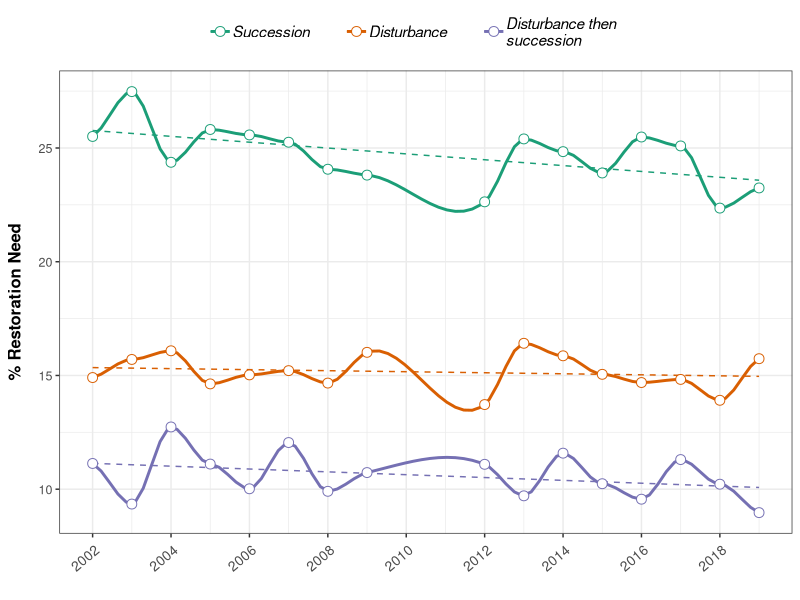
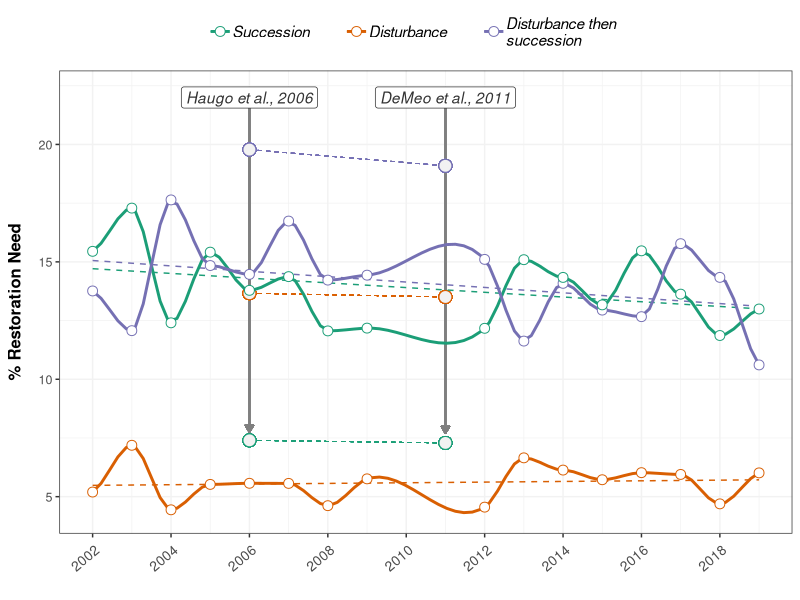
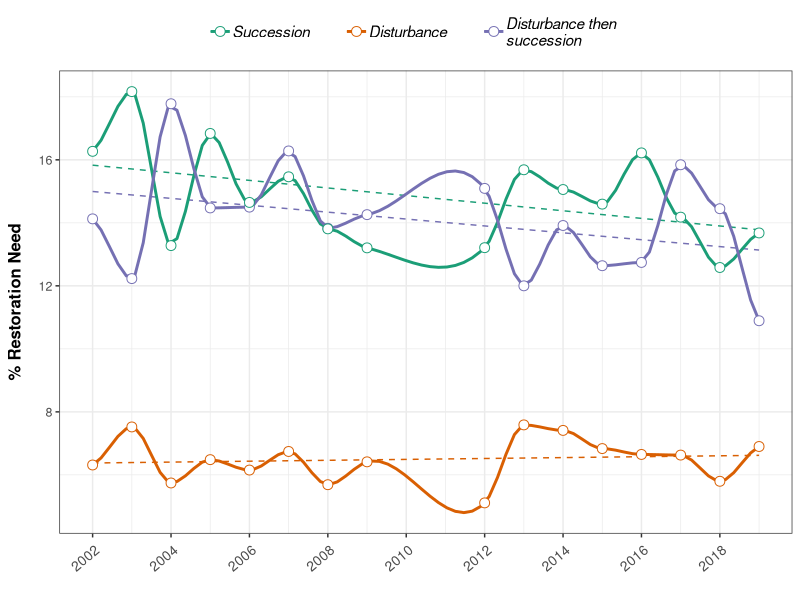
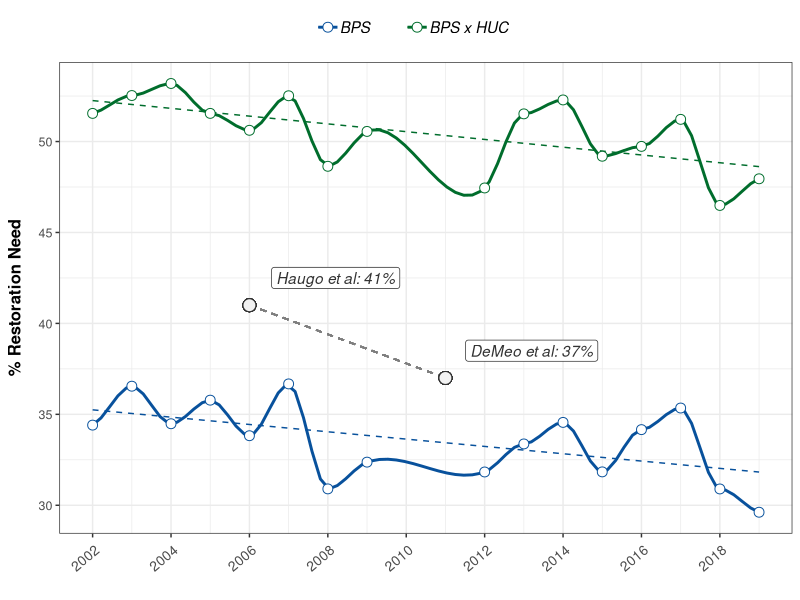
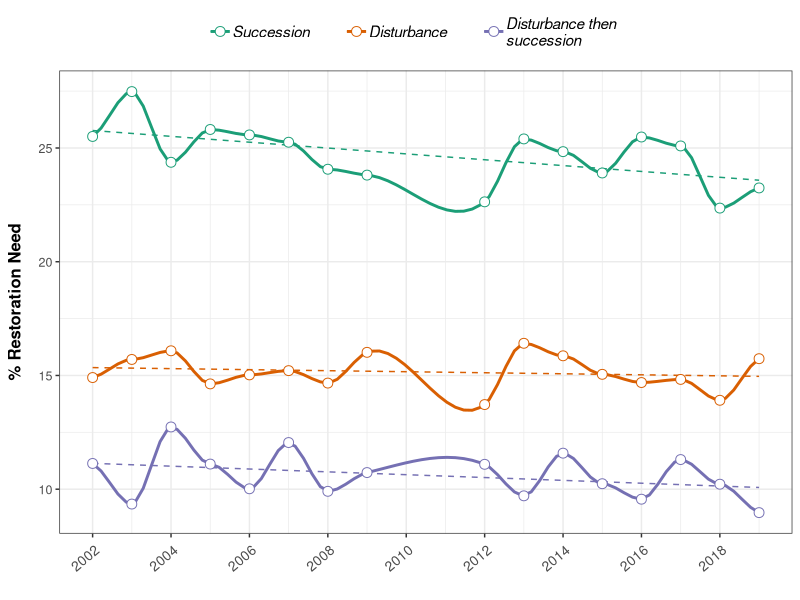
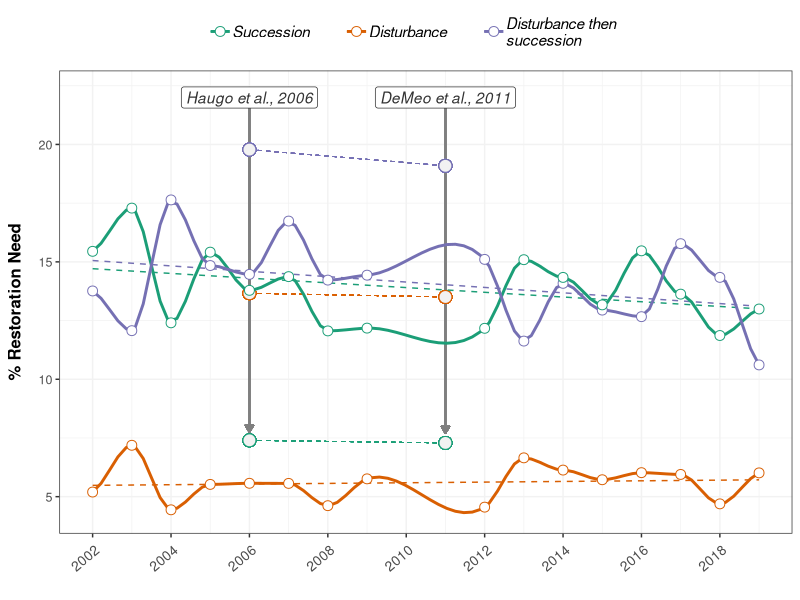
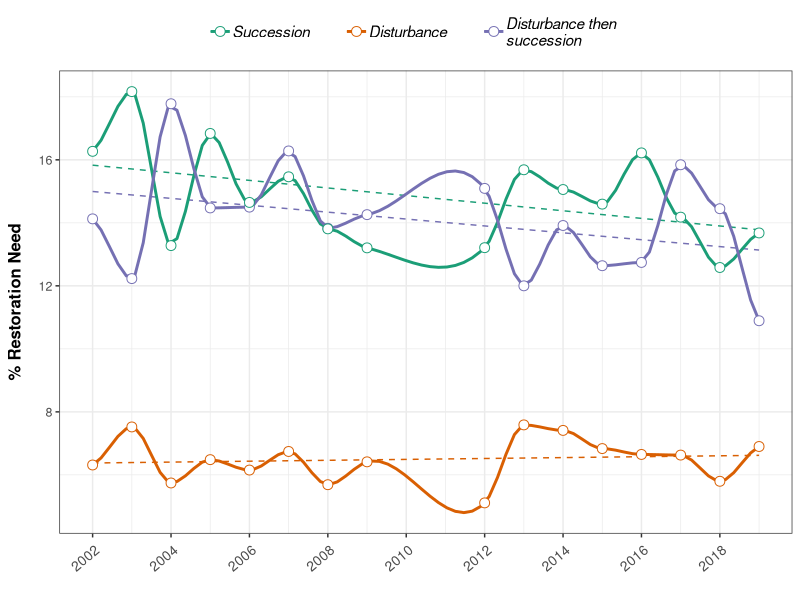
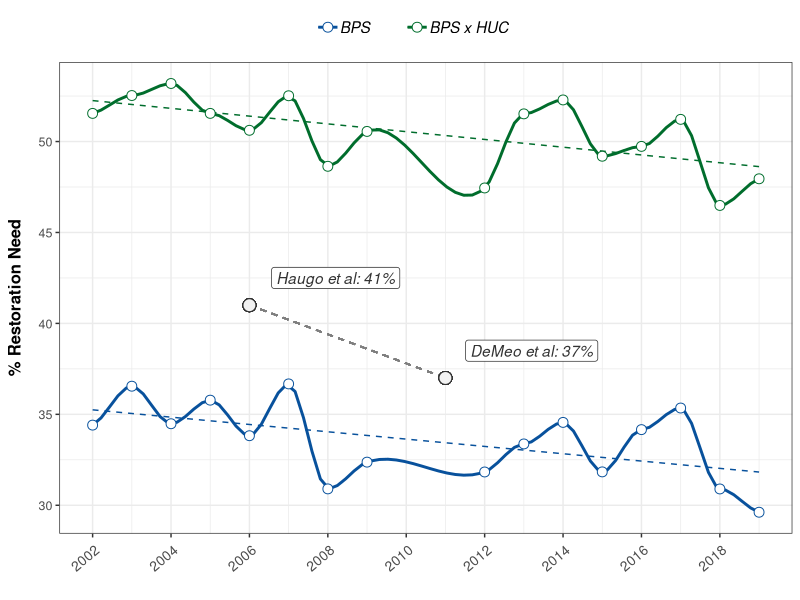

Here is the R script that generated these plots, in order:
library(dplyr)
library(ggplot2)

strat <- read.csv(here::here('results/FIA/restNeed/BPS_LLID_annual_restNeed.csv')) %>%
  group_by(YEAR, type) %>%
  summarize(a = sum(REST_ACRES, na.rm = TRUE),
            pct = a / 31011830.0764203 * 100) %>%
  mutate(scale = 'BPS x HUC') %>%
  filter(!c(YEAR %in% 2010:2011))

bps <- read.csv(here::here('results/FIA/restNeed/BPS_annual_restNeed.csv')) %>%
  group_by(YEAR, type) %>%
  summarize(a = sum(REST_ACRES, na.rm = TRUE),
            pct = a / 31011830.0764203 * 100) %>%
  mutate(scale = 'BPS')%>%
  filter(!c(YEAR %in% 2010:2011))

mz <- read.csv(here::here('results/FIA/restNeed/BPS_MAPZONE_annual_restNeed.csv')) %>%
  group_by(YEAR, type) %>%
  summarize(a = sum(REST_ACRES, na.rm = TRUE),
            pct = a / 31011830.0764203 * 100) %>%
  mutate(scale = 'BPS x Map Zone')%>%
  filter(!c(YEAR %in% 2010:2011))


## Restoration Need by type
stratType <- strat %>%
  mutate(type = case_when(type == 'both' ~ 'Disturbance then\nsuccession',
                          type == 'active' ~ 'Disturbance',
                          type == 'passive' ~ 'Succession')) %>%
  mutate(type = factor(type, levels = rev(c('Disturbance then\nsuccession',
                                            'Disturbance',
                                            'Succession')))) %>%
  ggplot(aes(x = YEAR, y = pct, colour = type)) +
  geom_smooth(method = 'lm', linetype = 'dashed', size = .5, se = FALSE, alpha = .1) +
  geom_smooth(alpha = .15, method = 'loess', span = .2, se = F) +
  geom_point(pch = 21, fill = 'white', size = 3) +
  scale_color_brewer(palette = "Dark2",
                     guide = guide_legend(title = NULL, size = 3)) +
  theme_bw() +
  xlab('') +
  ylab('% Restoration Need') +
  scale_x_continuous(limits = c(2002, 2019), breaks = c(seq(2002, 2018, 2))) +
  theme(axis.text.x = element_text(size = 10, angle = 40, 
                                   hjust = .9, vjust = .8),
        axis.text.y = element_text(size = 9),
        axis.title.y = element_text(size = 12, face = 'bold', margin = margin(0, 10, 0, 0)),
        legend.position = 'top',
        legend.text = element_text(size = 11, face = 'italic',
                                   margin = margin(0, 20, 0, 0)))
stratType
ggsave(stratType, filename = here::here('figs/restNeed_type_strata_annual.png'), height = 7, width = 7)

bpsType <- bps %>%
  mutate(type = case_when(type == 'both' ~ 'Disturbance then\nsuccession',
                          type == 'active' ~ 'Disturbance',
                          type == 'passive' ~ 'Succession')) %>%
  mutate(type = factor(type, levels = rev(c('Disturbance then\nsuccession',
                                            'Disturbance',
                                            'Succession')))) %>%
  ggplot(aes(x = YEAR, y = pct, colour = type)) +
  
  #geom_segment() +
  geom_segment(aes ( x = 2006, xend = 2006, y = 7.75, yend = 22.25), colour = 'grey50',
            arrow = arrow(length=unit(0.20,"cm"), ends="first", type = "closed")) +
  geom_segment(aes ( x = 2011, xend = 2011, y = 7.7, yend = 22.25), colour = 'grey50',
               arrow = arrow(length=unit(0.20,"cm"), ends="first", type = "closed")) +

  annotate('label', x = 2011, y = 22, label = 'DeMeo et al., 2011', fontface = 'italic',
           fill = 'white', colour = 'grey20') +
  annotate('label', x = 2006, y = 22, label = 'Haugo et al., 2006', fontface = 'italic',
           fill = 'white', colour = 'grey20', end = 'arrow') +
  
  geom_segment(aes( x = 2006, xend = 2011, y = 13.665, yend = 13.504), 
               colour = RColorBrewer::brewer.pal(n=3, name = 'Dark2')[2],
               size = .25, linetype = 'dashed') +
  geom_segment(aes( x = 2006, xend = 2011, y = 19.78, yend = 19.09), 
               colour = RColorBrewer::brewer.pal(n=3, name = 'Dark2')[3],
               size = .25, linetype = 'dashed') +
  geom_segment(aes( x = 2006, xend = 2011, y = 7.4, yend = 7.29), 
               colour = RColorBrewer::brewer.pal(n=3, name = 'Dark2')[1],
               size = .25, linetype = 'dashed') +
  
  
  geom_point(aes(x = 2006, y = 13.665), fill = 'grey95',
             shape = 21, size = 4, colour = RColorBrewer::brewer.pal(n=3, name = 'Dark2')[2]) +
  geom_point(aes(x = 2006, y = 19.78), fill = 'grey95',
             shape = 21, size = 4, colour = RColorBrewer::brewer.pal(n=3, name = 'Dark2')[3]) +
  geom_point(aes(x = 2006, y = 7.4), fill = 'grey95',
             shape = 21, size = 4, colour = RColorBrewer::brewer.pal(n=3, name = 'Dark2')[1]) +
  geom_point(aes(x = 2011, y = 13.504),  fill = 'grey95',
             shape = 21, size = 4, colour = RColorBrewer::brewer.pal(n=3, name = 'Dark2')[2]) +
  geom_point(aes(x = 2011, y = 19.09), fill = 'grey95',
             shape = 21, size = 4, colour = RColorBrewer::brewer.pal(n=3, name = 'Dark2')[3]) +
  geom_point(aes(x = 2011, y = 7.29), fill = 'grey95',
             shape = 21, size = 4, colour = RColorBrewer::brewer.pal(n=3, name = 'Dark2')[1]) +
  
  geom_smooth(method = 'lm', linetype = 'dashed', size = .5, se = FALSE, alpha = .1) +
  geom_smooth(alpha = .15, method = 'loess', span = .2, se = F) +
  geom_point(pch = 21, fill = 'white', size = 3) +
  scale_color_brewer(palette = "Dark2",
                     guide = guide_legend(title = NULL, size = 3)) +
  



  theme_bw() +
  xlab('') +
  ylab('% Restoration Need') +
  scale_x_continuous(limits = c(2002, 2019), breaks = c(seq(2002, 2018, 2))) +
  theme(axis.text.x = element_text(size = 10, angle = 40, 
                                   hjust = .9, vjust = .8),
        axis.text.y = element_text(size = 9),
        axis.title.y = element_text(size = 12, face = 'bold', margin = margin(0, 10, 0, 0)),
        legend.position = 'top',
        legend.text = element_text(size = 11, face = 'italic',
                                   margin = margin(0, 20, 0, 0)),
        panel.grid = element_line(colour = 'grey95'))
bpsType
ggsave(bpsType, filename = here::here('figs/restNeed_type_bps_annual.png'), height = 7, width = 7)


mzType <- mz %>%
  mutate(type = case_when(type == 'both' ~ 'Disturbance then\nsuccession',
                          type == 'active' ~ 'Disturbance',
                          type == 'passive' ~ 'Succession')) %>%
  mutate(type = factor(type, levels = rev(c('Disturbance then\nsuccession',
                                            'Disturbance',
                                            'Succession')))) %>%
  ggplot(aes(x = YEAR, y = pct, colour = type)) +
  geom_smooth(method = 'lm', linetype = 'dashed', size = .5, se = FALSE, alpha = .1) +
  geom_smooth(alpha = .15, method = 'loess', span = .2, se = F) +
  geom_point(pch = 21, fill = 'white', size = 3) +
  scale_color_brewer(palette = "Dark2",
                     guide = guide_legend(title = NULL, size = 3)) +
  theme_bw() +
  xlab('') +
  ylab('% Restoration Need') +
  scale_x_continuous(limits = c(2002, 2019), breaks = c(seq(2002, 2018, 2))) +
  theme(axis.text.x = element_text(size = 10, angle = 40, 
                                   hjust = .9, vjust = .8),
        axis.text.y = element_text(size = 9),
        axis.title.y = element_text(size = 12, face = 'bold', margin = margin(0, 10, 0, 0)),
        legend.position = 'top',
        legend.text = element_text(size = 11, face = 'italic',
                                   margin = margin(0, 20, 0, 0)))
mzType
ggsave(mzType, filename = here::here('figs/restNeed_type_mz_annual.png'), height = 7, width = 7)

## Total needs
totals <- bps %>%
  bind_rows(strat) %>%
  #bind_rows(mz) %>%
  group_by(YEAR, scale) %>%
  summarize(a = sum(a, na.rm = TRUE)) %>%
  mutate(pct = a / 31011830.0764203 * 100) %>%
  ggplot(aes(x = YEAR, y = pct, colour = scale, group = scale)) +
  geom_smooth(method = 'lm', linetype = 'dashed', size = .5, se = FALSE, alpha = .1) +
  geom_smooth(alpha = .15, method = 'loess', span = .2, se = F) +
  geom_point(pch = 21, fill = 'white', size = 3) +
  scale_color_manual(values = c(RColorBrewer::brewer.pal(n = 9, 'Blues')[8],
                                #RColorBrewer::brewer.pal(n = 9, 'Reds')[8],
                                RColorBrewer::brewer.pal(n = 9, 'Greens')[8]),
                    guide = guide_legend(title = NULL, size = 3)) +
  geom_segment(data = NULL, aes(x = 2006, xend = 2011, y = 41, yend = 37),
               size = .5, colour = 'grey50', linetype = 'dashed') +
  geom_point(aes(x = 2006, y = 41), colour = 'grey20', 
             shape = 21, size = 4, fill = 'grey95') +
  annotate('label', x = 2008.2, y = 42.5, label = 'Haugo et al: 41%', fontface = 'italic',
           fill = 'white', colour = 'grey20') +
  geom_point(aes(x = 2011, y = 37), colour = 'grey20',
             shape = 21, size = 4, fill = 'grey95') +
  annotate('label', x = 2013.2, y = 38.5, label = 'DeMeo et al: 37%', fontface = 'italic',
           fill = 'white', colour = 'grey20') +
  theme_bw() +
  xlab('') +
  ylab('% Restoration Need') +
  #scale_y_continuous(limits = c(49, 57)) +
  scale_x_continuous(limits = c(2002, 2019), breaks = c(seq(2002, 2018, 2))) +
  theme(axis.text.x = element_text(size = 10, angle = 40, 
                                   hjust = .9, vjust = .8),
        axis.text.y = element_text(size = 9),
        axis.title.y = element_text(size = 12, face = 'bold', margin = margin(0, 10, 0, 0)),
        legend.position = 'top',
        legend.text = element_text(size = 11, face = 'italic',
                                   margin = margin(0, 20, 0, 0)))
totals
ggsave(totals, filename = here::here('figs/restNeed_total_annual.png'), height = 7, width = 7)


